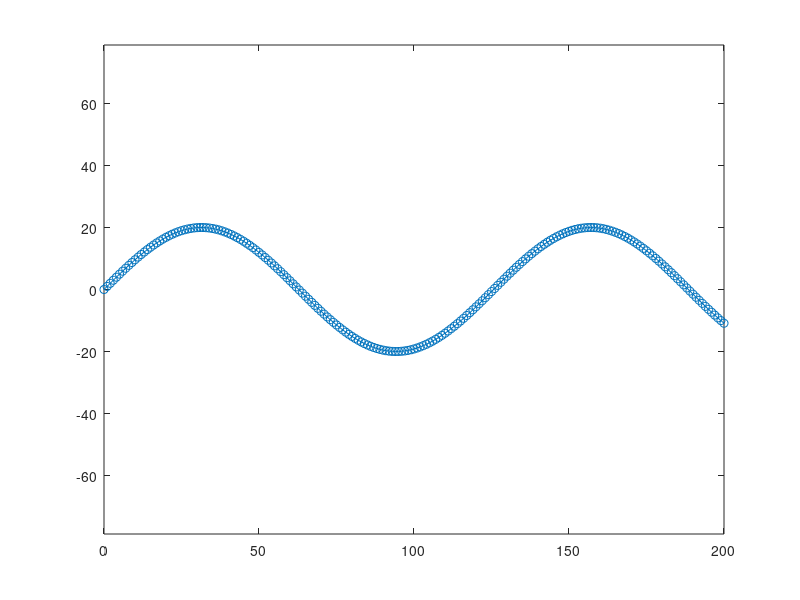

Reproduce this figure in MATLAB. (Note: this script raises an error after producing the figure.)

clear all
clc

%%
% path = 'Rute søkort.png';
% pixelsPerMeter = 3;
% background = imread(path);
% [N,M,~] = size(background);
% 
% close all
% fig = figure('Name','Track','DefaultAxesFontSize',20,'OuterPosition', [100           100        1720        880]);
% imagesc([-M/pixelsPerMeter M/pixelsPerMeter], [-N/pixelsPerMeter N/pixelsPerMeter], background); hold on
% axis equal
% 
% P = ginput(10);
% P = P';

%% Sine curve

x = 0:1:200;
y = 20*sin(0.05*x);

P = [x;y];
%%
close all
figure 
plot(P(1,:),P(2,:),'o-')
axis equal

%%
save('Course/sinecurve.mat','P');


%%
legSize = 50;
leg1 = [0:legSize ; ones(1,legSize+1)*0];
leg2 = [ones(1,legSize)*legSize; 1:legSize];
leg3 = [legSize-1:-1:0; ones(1,legSize)*legSize];
leg4 = [ones(1,legSize)*0; legSize-1:-1:0];

P = [leg1 leg2 leg3 leg4];

close all
figure 
plot(P(1,:),P(2,:),'o-')
axis equal

save('Course/square.mat','P');


%%
r = 30;

w  = 0:0.05:2*pi;
x = r* cos(w)-r;
y = r* sin(w);



P = [x;y];

close all
figure 
plot(P(1,:),P(2,:),'o-')
axis equal

save('Course/circle.mat','P');

%% Cos + Finish

x = 0:200;
y = 20*cos(2*pi*1/100*x)-20;

Pc = [x;y];

Pf = Pc(:,end)+[1:20;zeros(1,20)];

P = [Pc Pf];
close all
figure 
plot(P(1,:),P(2,:),'o-')
axis equal

%%
save('Course/CosFin.mat','P');



%% 8-loop
close all
x = 0:0.5:10;
nl = length(x);
line1 = [x;x; -pi/4*ones(1,nl)];
x = -10:0.5:0;
nl = length(x);
line3 = [x;x; -pi/4*ones(1,nl)];
x = -10:0.5:10;
nl = length(x);
line2 = [x;-x; -3*pi/4*ones(1,nl)];
line2 = flip(line2,2);



r = sqrt(200);
w  = 3*pi/4:-0.05:-3*pi/4+0.05;
x = r* cos(w);
y = r* sin(w);
arc1 = [x;y;wrapToPi(-w+pi/2)]+[20;0;0];
w  = pi/4:0.05:7*pi/4-0.05;
x = r* cos(w);
y = r* sin(w);
arc2 = [x;y;wrapToPi(-(w+pi/2))]+[-20;0;0];


figure
plot(line1(1,:),line1(2,:),'ro'), hold on;
plot(line2(1,:),line2(2,:),'ro')
plot(line3(1,:),line3(2,:),'go')
plot(arc1(1,:),arc1(2,:),'bo')
plot(arc2(1,:),arc2(2,:),'bo')
axis equal

P = [line1 arc1 line2 arc2 line3];


figure
plot(P(3,:))
figure
plot(P(1,:),P(2,:))

save('Course/Figure8.mat','P');



